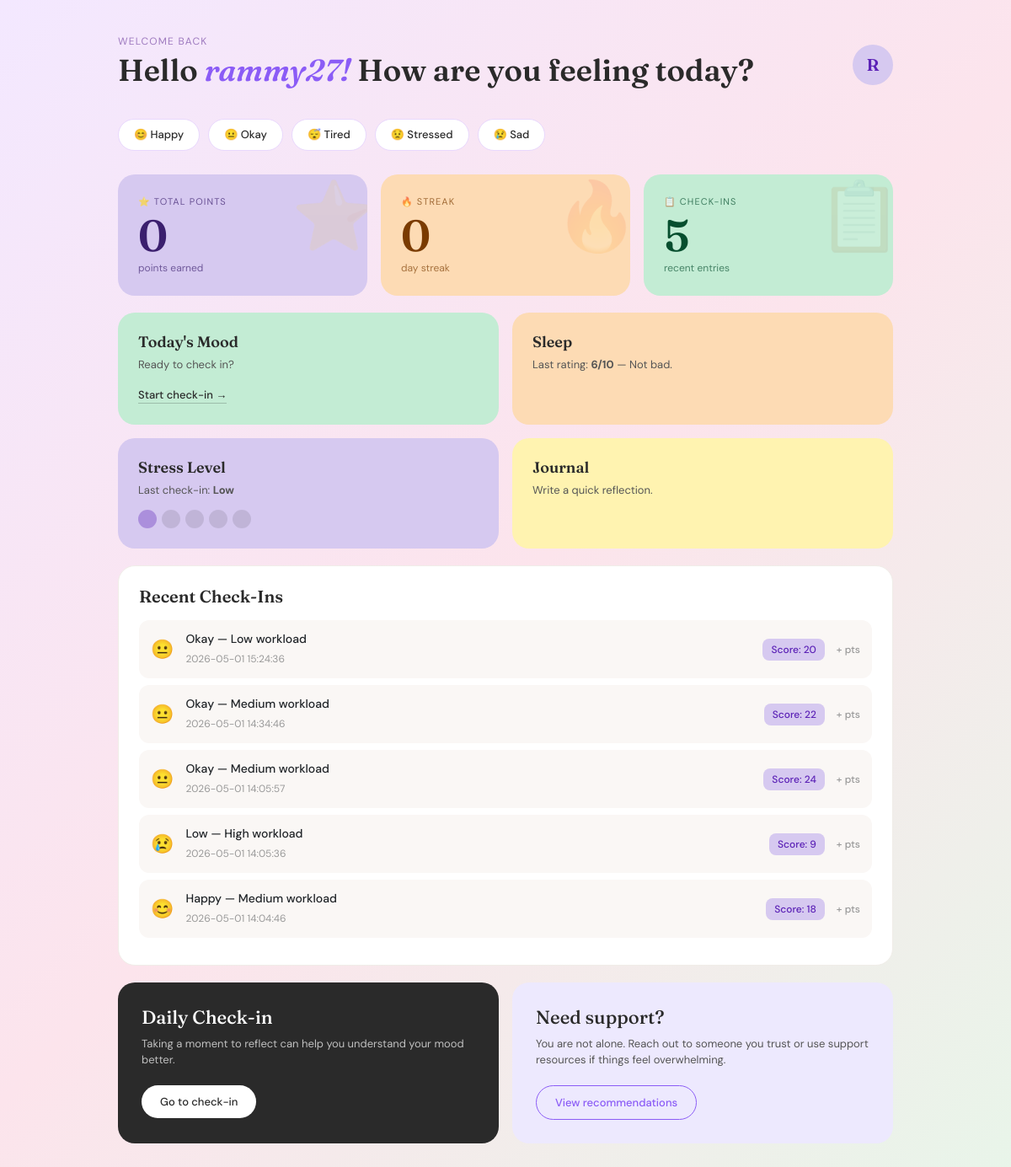
The app's page /dashboard (signed in) with its own data.
### tables this page shows
CREATE TABLE "checkins" (
	"id"	INTEGER,
	"user_id"	INTEGER,
	"mood"	TEXT,
	"academic"	TEXT,
	"workload"	TEXT,
	"social"	TEXT,
	"financial"	TEXT,
	"activity"	TEXT,
	"rating"	INTEGER,
	"score"	INTEGER,
	"date"	TIMESTAMP DEFAULT CURRENT_TIMESTAMP,
	"points_earrned"	INTEGER,
	PRIMARY KEY("id" AUTOINCREMENT),
	FOREIGN KEY("user_id") REFERENCES "users"("id")
);

### app.py (the view)
@app.route("/dashboard")
def dashboard():
    if "user_id" not in session:
        return redirect(url_for("login"))
    conn = get_db_connection()
    stats = conn.execute(
        "SELECT * FROM user_stats WHERE user_id = ?", (session["user_id"],)
    ).fetchone()
    recent_checkins = conn.execute(
        "SELECT * FROM checkins WHERE user_id = ? ORDER BY date DESC LIMIT 5",
        (session["user_id"],)
    ).fetchall()
    conn.close()
    return render_template("dashboard.html",
        username=session["username"],
        stats=stats,
        recent_checkins=recent_checkins
    )

### app.py (called while the page is built)
def get_db_connection():
    conn = sqlite3.connect("wellbeing.db")
    conn.row_factory = sqlite3.Row
    return conn

### templates/dashboard.html (shortened to what this page needs)
{% extends "base.html" %}
{% block content %}
<div class="dashboard-wrapper">
  <div class="dashboard-header">
    <div>
      <p class="small-text">Welcome back</p>
      <h1>Hello <em>{{ username }}!</em> How are you feeling today?</h1>
    </div>
    <div class="profile-circle">{{ username[0] | upper }}</div>
  </div>
  <div class="mood-row">
    <a href="{{ url_for('checkin') }}" class="mood-pill">😊 Happy</a>
    <a href="{{ url_for('checkin') }}" class="mood-pill">😐 Okay</a>
    <a href="{{ url_for('checkin') }}" class="mood-pill">😴 Tired</a>
    <a href="{{ url_for('checkin') }}" class="mood-pill">😟 Stressed</a>
    <a href="{{ url_for('checkin') }}" class="mood-pill">😢 Sad</a>
  </div>
  <div class="stats-row">
    <div class="stat-card card-purple">
      <div class="stat-label">⭐ Total Points</div>
      <div class="stat-num">{{ stats.total_points if stats else 0 }}</div>
      <div class="stat-sub">points earned</div>
      <div class="stat-deco">⭐</div>
    </div>
    <div class="stat-card card-peach">
      <div class="stat-label">🔥 Streak</div>
      <div class="stat-num">{{ stats.current_streak if stats else 0 }}</div>
      <div class="stat-sub">day streak</div>
      <div class="stat-deco">🔥</div>
    </div>
    <div class="stat-card card-green">
      <div class="stat-label">📋 Check-ins</div>
      <div class="stat-num">{{ recent_checkins | length }}</div>
      <div class="stat-sub">recent entries</div>
      <div class="stat-deco">📋</div>
    </div>
  </div>
  <div class="dashboard-grid">
    <div class="dash-card green-card">
      <h3>Today's Mood</h3>
      <p>Ready to check in?</p>
      <a href="{{ url_for('checkin') }}">Start check-in →</a>
    </div>
    <div class="dash-card orange-card">
      <h3>Sleep</h3>
      {% if recent_checkins %}
        {% set last = recent_checkins[0] %}
        <p>Last rating: <strong>{{ last.rating }}/10</strong> —
          {% if last.rating >= 8 %}Great night!
          {% elif last.rating >= 5 %}Not bad.
          {% else %}Could be better.{% endif %}
        </p>
      {% else %}
        <p>Track how rested you feel.</p>
      {% endif %}
    </div>
    <div class="dash-card purple-card">
      <h3>Stress Level</h3>
      {% if recent_checkins %}
        {% set last = recent_checkins[0] %}
        <p>Last check-in: <strong>{{ last.workload | capitalize if last.workload else '—' }}</strong></p>
        <div class="stress-dots">
          {% set level = 3 if last.workload == 'high' else (2 if last.workload == 'medium' else 1) %}
          {% for i in range(5) %}
            <div class="stress-dot {% if i < level %}filled{% endif %}"></div>
          {% endfor %}
        </div>
      {% else %}
        <p>Notice your stress patterns.</p>
        <div class="stress-dots">
          {% for i in range(5) %}<div class="stress-dot"></div>{% endfor %}
        </div>
      {% endif %}
    </div>
    <div class="dash-card yellow-card">
      <h3>Journal</h3>
      <p>Write a quick reflection.</p>
    </div>
  </div>
  <div class="history-card">
    <h3>Recent Check-Ins</h3>
    {% if recent_checkins %}
      {% for c in recent_checkins %}
      <div class="checkin-row">
        <div class="mood-emoji">
          {% if c.mood == 'happy' %}😊
          {% elif c.mood == 'okay' %}😐
          {% elif c.mood == 'tired' %}😴
          {% elif c.mood == 'stressed' %}😟
          {% else %}😢{% endif %}
        </div>
        <div class="info">
          <strong>{{ c.mood | capitalize }} — {{ c.workload | capitalize if c.workload else 'N/A' }} workload</strong>
          <span>{{ c.date }}</span>
        </div>
        <div class="score-badge">Score: {{ c.score }}</div>
        <div class="pts-badge">+{{ c.points_earned }} pts</div>
      </div>
      {% endfor %}
    {% else %}
      <div class="empty-state">
        No check-ins yet — <a href="{{ url_for('checkin') }}">start your first one!</a>
      </div>
    {% endif %}
  </div>
  <div class="bottom-grid">
    <div class="daily-card">
      <h2>Daily Check-in</h2>
      <p>Taking a moment to reflect can help you understand your mood better.</p>
      <a href="{{ url_for('checkin') }}" class="dark-btn">Go to check-in</a>
    </div>
    <div class="support-card">
      <h2>Need support?</h2>
      <p>You are not alone. Reach out to someone you trust or use support resources if things feel overwhelming.</p>
      <a href="{{ url_for('recommendations') }}" class="outline-btn">View recommendations</a>
    </div>
  </div>
</div>
{% endblock %}

### templates/base.html (shortened to what this page needs)
<!DOCTYPE html>
<html lang="en">
<head>
    <link href="https://cdn.jsdelivr.net/npm/bootstrap@5.3.0/dist/css/bootstrap.min.css" rel="stylesheet">
</head>
<body style="background-color: #f3e8ff;">
    {% block content %}
    {% endblock %}
</body>
</html>

### records on screen
checkins: rating "6", workload "Low", mood "Okay", date "2026-05-01 15:24:36", score "20"
checkins: mood "Okay", workload "Medium", date "2026-05-01 14:34:46", score "22"
checkins: mood "Okay", workload "Medium", date "2026-05-01 14:05:57", score "24"
checkins: mood "Low", workload "High", date "2026-05-01 14:05:36", score "9"
checkins: mood "Happy", workload "Medium", date "2026-05-01 14:04:46", score "18"

### other values on screen
{{ username }} "rammy27"
{{ username[0] | upper }} "R"
{{ stats.total_points if stats else 0 }} "0"
{{ stats.current_streak if stats else 0 }} "0"
{{ recent_checkins | length }} "5"
